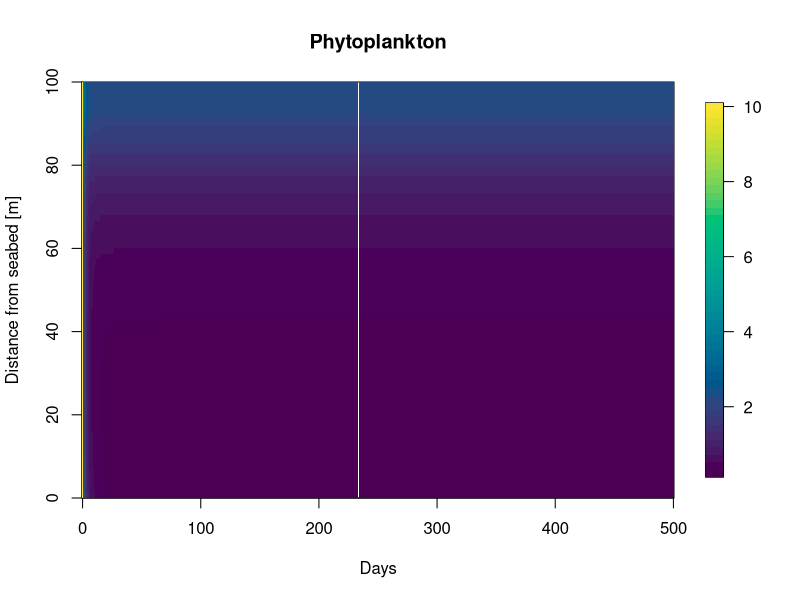
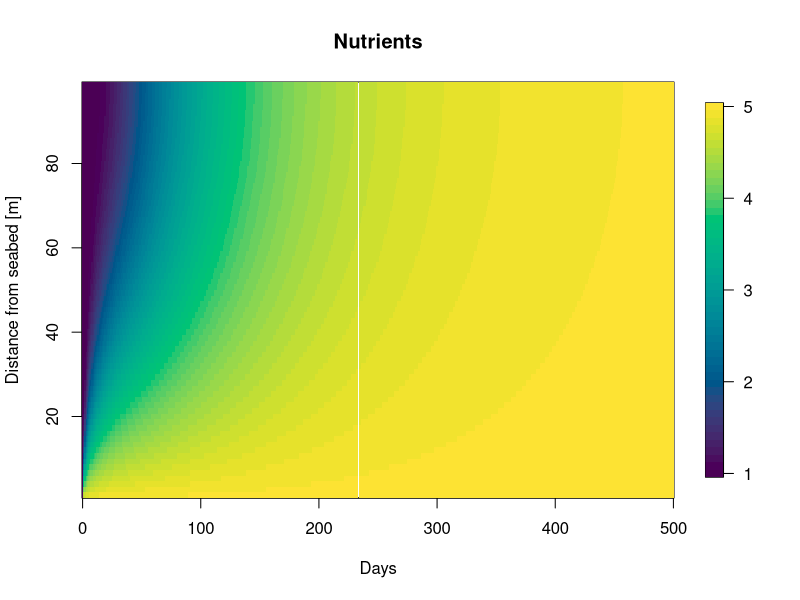
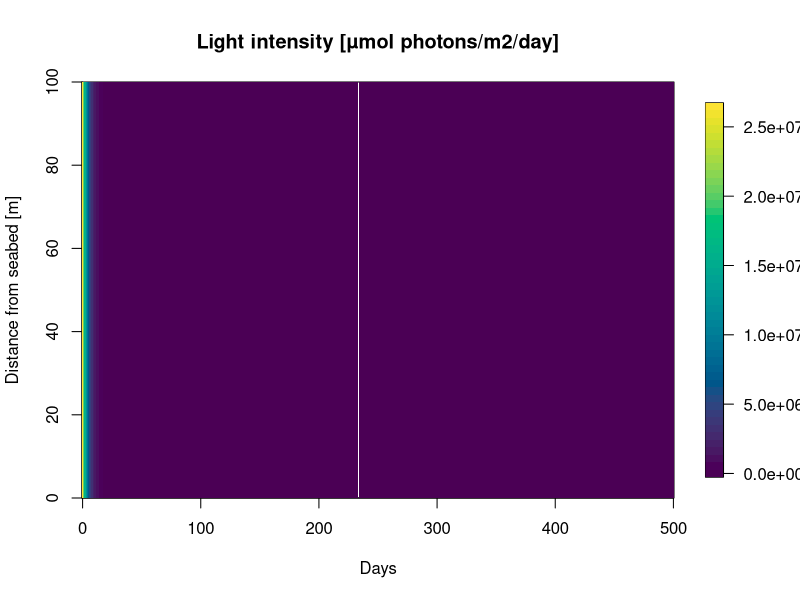
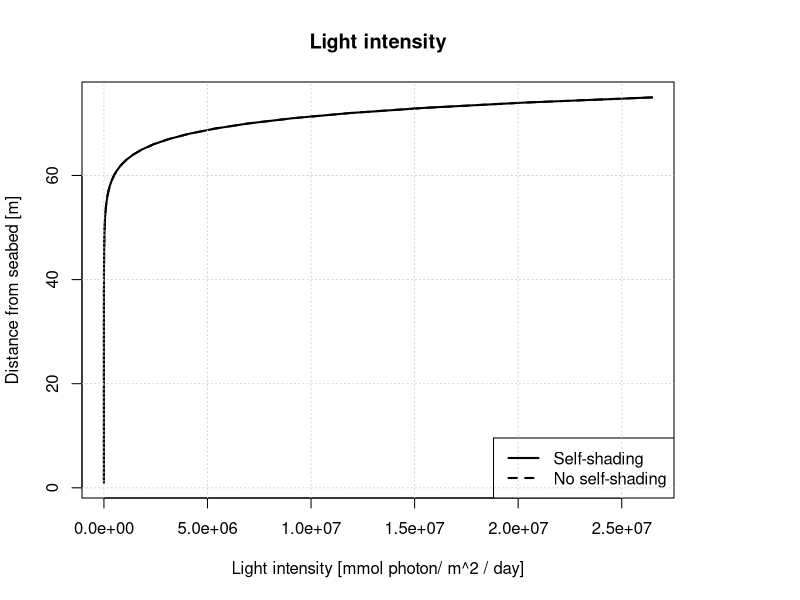
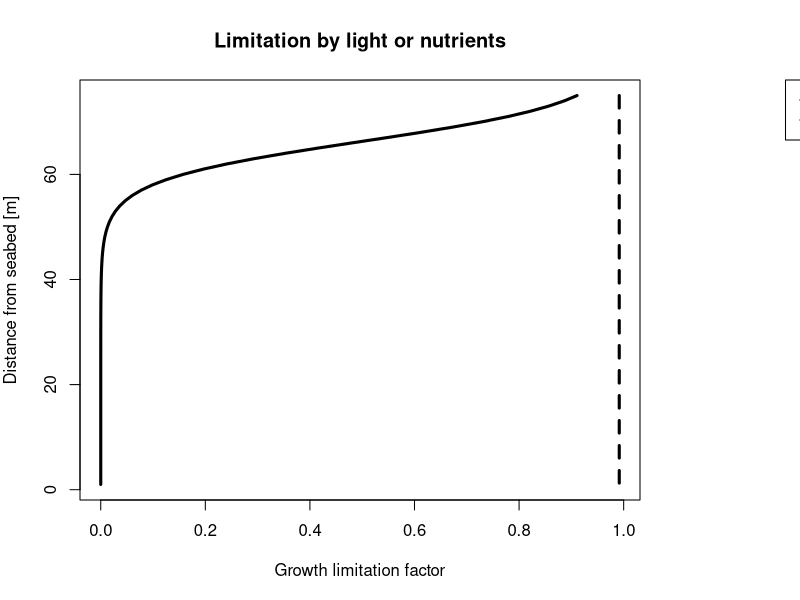
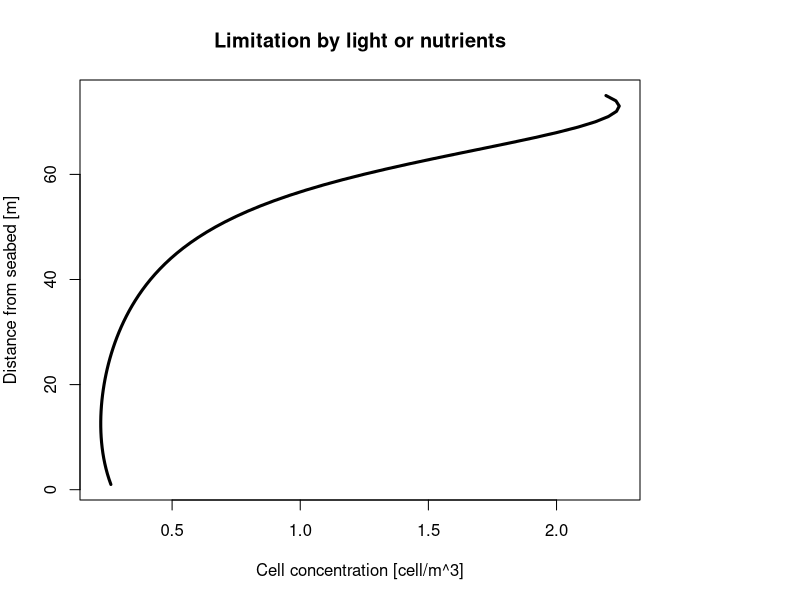

Here is the R script that generated these plots, in order:
#' ---
#' title: Nutrient in the water column
#' author: Léa Krejci
#' date: 26 February 2024
#' ---

#### Packages ####
library(deSolve)
library(fields)

##### Parameters ####
# D <- 5 #[m^2/day]
# Iin <- 350 * 60 * 60 * 24 #[µmol photons /m^2 /day]
# kw <- 0.2 #[/m]
# kp <- 15e-7 #[m^2 / cell]
# m <- 0.01 * 24 #[/day]
# u <- 0.96 #[/day]
# depth <- 100 #[m]
# deltaZ <- 2.5 #[m]
# param.n <- depth/deltaZ
# gmax <- 0.04 * 24
# H.L <- 30 * 60 * 60 *24 # [µmol photons / m^2 / day]
# H.N <- 0.0425 # [mmol nutrient / m^3]
# Nb <- 5 # [mmol nutrient / m^3]
# yield <- 1e-9 # [mmol nutrient / cell]

# leonor's parameters
# n <- 100
# d <- 100
# param.deltaZ <- d/n
# t <- 100
# param.u <- 0.04
# param.D <- 5
# z <- c()
# param.kw <- 0.2
# param.kp <- 15*10^(-7)
# param.Iin <- 350
# param.HI <- 30
# param.gmax <-0.04
# param.m <- 0.01
# param.HN <- 0.0425
# param.Nb <- 47.5
# param.yield <- 10^(-9)


# these parameters work
n <- 75
d <- 100 #[m]
param.deltaZ <- d/n #[m]
t <- 300
param.u <- 0.042 * 24 #[m/day]
param.D <- 43.2 #[m^2/day]
z <- c()
param.kw <- 0.2 #[/m]
param.kp <- 15e-12 #[m^2 / cell]
param.Iin <- 350 * 60 * 60 * 24 #[µmol photons /m^2 /day]
param.HI <- 30 * 60 * 60 *24 # [µmol photons / m^2 / day]
param.gmax <- 0.04 * 24 #[/day]
param.m <- 0.01 * 24 #[/day]
param.HN <- 0.0425 # [mmol nutrient / m^3]
param.Nb <- 5 # [mmol nutrient / m^3]
param.yield <- 1e-9 # [mmol nutrient / cell]
param.gamma <- 0.25 # [m^3 /mmol N / day]

# reset graphical parameters
dev.off()

params <- list(param.D = param.D , param.Iin = param.Iin, param.kw = 0.2, param.kp = param.kp,
               param.m = param.m, param.u = param.u, d = d, param.deltaZ = param.deltaZ, n = n,
               param.gmax = param.gmax, param.HI = param.HI, param.HN = param.HN)

no.shading <- list(param.D = param.D , param.Iin = param.Iin, param.kw = 0.2, param.kp = 0,
                   param.m = param.m, param.u = param.u, d = d, param.deltaZ = param.deltaZ, n = n,
                   param.gmax = param.gmax, param.HI = param.HI, param.HN = param.HN)


##### Set up grid ####
z = seq(param.deltaZ/2, by = param.deltaZ, to = d)

##### Initial conditions #####
phi <- rep(10,n) # set up phi0
#phi[10] <- 1000

N <- rep(1,n) # set up N0

P <- phi[1]

Y.init <- c(phi,N)

# set up light intensity
#leonor
lightloss = function (P, param){
  integral = cumsum((param.kw + param.kp*P)*param.deltaZ) - 0.5*param.deltaZ*(param.kw + param.kp*P)
  I <- param.Iin*exp(- integral)
  
  return(I)
}

lightloss(P, params)

##### Derivative function #####
# leonor
derivative = function(t, Y, params) {
  
  phi <- Y[1:n]
  N <- Y[(n+1):(2*n)]
  
  Ja <- rep(0, n+1)
  Jd <- rep(0, n+1)
  JN <- rep(0,n+1)
  
  for(i in 2:n){
    Ja[i] <- param.u*phi[i-1]
    Jd[i] <- -param.D*(phi[i]-phi[i-1])/param.deltaZ
    JN[i] <- -param.D*(N[i]-N[i-1])/param.deltaZ 
  }
  
  #Boundary conditions  
  Ja[1] <- 0
  Ja[n+1] <- 0
  Jd[1] <- 0
  Jd[n+1] <- 0
  JN[n+1] <- -param.D*(param.Nb-N[n])/param.deltaZ
  JN[1] <- 0
  
  J <- Ja + Jd 
  
  dphi_dt <- seq (1,n,1)
  dN_dt <- seq (1,n,1)
  
  # calculate growth rate
  I = lightloss(phi, params)
  growth.L <- I / (param.HI + I)
  growth.N <- N / (param.HN + N)
  
  growth <- param.gmax * pmin(growth.L, growth.N)
  
  
  for (i in 1:n){
    dphi_dt[i] <- growth[i]*phi[i] - param.gamma*phi[i]^2 - (J[i+1]- J[i])/param.deltaZ
    dN_dt[i] <- -param.yield*growth[i]*phi[i] - (JN[i+1]- JN[i])/param.deltaZ
  }
  
  return( list(c(dphi_dt, dN_dt)) )
}

times <- seq(0,500,1)  

derivative.out <- ode(Y.init, times, derivative, parms = params)

phi.out <- derivative.out[,2:(n+1)]
N.out <- derivative.out[,(n+2):(2*n+1)]

# plots 
image.plot(x = times, y = z, phi.out[,ncol(phi.out):1],
           ylab = "Distance from seabed [m]", xlab = "Days", col = hcl.colors(50, "viridis"),
           main = "Phytoplankton")
#
image.plot(x = times, y = z, N.out[,ncol(N.out):2],
           ylab = "Distance from seabed [m]", xlab = "Days", col = hcl.colors(50, "viridis"),
           main = "Nutrients")

# plot light as a function of depth
light <- sapply(seq_len(ncol(phi.out)), function(i) lightloss(phi.out[, i], param))

image.plot(x = times, y = z, light[,ncol(light):1],
           ylab = "Distance from seabed [m]", xlab = "Days", col = hcl.colors(50, "viridis"),
           main = "Light intensity [µmol photons/m2/day]")

plot(x = lightloss(phi.out[nrow(phi.out),], params), y = n:1, type = "l", main = "Light intensity",
     ylab = "Distance from seabed [m]", xlab = "Light intensity [mmol photon/ m^2 / day]",
     pch = 3, lwd = 2)
param.kp <- 0
lines(x = lightloss(phi.out[nrow(phi.out),],no.shading), y = n:1, type = "l", lty = 2, lwd = 2)
legend("bottomright", legend = c("Self-shading", "No self-shading"), lty = c(1,2), lwd = 2)
param.kp <- 15e-12 #[m^2 / cell]
grid()

# plot light and nutrient limitation as a function of depth
growth.lim.L <- lightloss(phi.out[nrow(phi.out),]) / (param.HI + lightloss(phi.out[nrow(phi.out),]))
growth.lim.N <- N.out[nrow(N.out),] / (param.HN + N.out[nrow(N.out),])


par(mar=c(5, 4, 4, 8), xpd=TRUE) # adds space next to the plot so we can put a legend there
plot(x = growth.lim.L, y = n:1, type = "l", xlim = c(0, max(growth.lim.N)),
     main = "Limitation by light or nutrients", ylab = "Distance from seabed [m]",
     xlab = "Growth limitation factor", lwd = 3)
lines(x = growth.lim.N, y = n:1, type = "l", lwd = 3, lty = 2)
legend("topright", inset=c(-0.5, 0), legend = c("Light", "Nutrients"), lty = c(1,2), lwd = 2)

plot(x = phi.out[nrow(phi.out),], y = n:1, type = "l",
     main = "Limitation by light or nutrients", ylab = "Distance from seabed [m]",
     xlab = "Cell concentration [cell/m^3]", lwd = 3)

# alternative approach
# light <- lightloss(phi.out[,1])
# for (i in 2:ncol(phi.out)){
#   new_light <- lightloss(phi.out[,i])
#   light <- cbind(light, new_light)
# }
